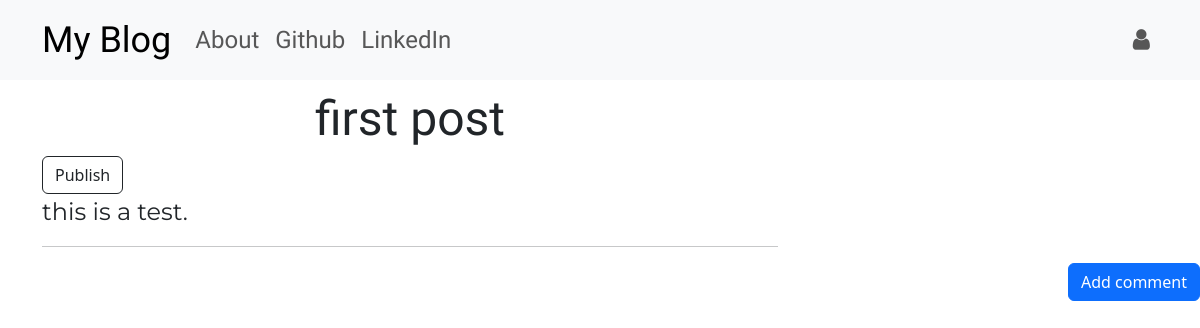
/post/1/, run on an earlier commit of the app's database.
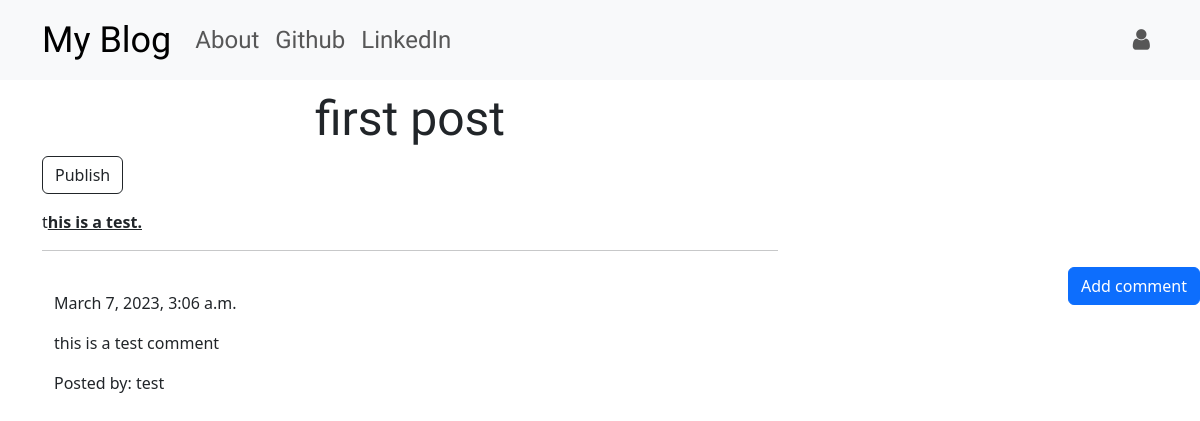
And on a later commit of the database.
### my_blog/models.py (models this page shows, shortened)
class Post(models.Model):
    author = models.ForeignKey('auth.User', on_delete=models.CASCADE)
    title = models.CharField(max_length=200)
    text = models.TextField()
    created_date = models.DateTimeField(default=timezone.now)
    published_date = models.DateTimeField(blank=True, null=True)

class Comment(models.Model):
    post = models.ForeignKey('my_blog.Post', related_name='comments', on_delete=models.CASCADE)
    author = models.CharField(max_length=200)
    text = models.TextField()
    created_date = models.DateTimeField(default=timezone.now())
    approved_comment = models.BooleanField(default=False)

### my_blog/views.py (the view)
# urls.py: path('post/<int:pk>/', views.PostDetailView.as_view(), name='post_detail'),
class PostDetailView(DetailView):
    model = Post

### my_blog/templates/my_blog/post_detail.html (shortened to what this page needs)
{% extends 'my_blog/base.html' %}
{% block content %}
<h1 class="posttitle loader">{{post.title}}</h1>
{% if post.published_date %}
  <div class="date postdate">
    {{ post.published_date }}
  </div>
{% else %}
  <a class="btn btn-outline-dark" href="{% url 'post_publish' pk=post.pk %}">Publish</a>
{% endif %}
<p class="postcontent">{{ post.text|safe|linebreaksbr}}</p>
<hr>
<a class="btn btn-primary btn-comment" href="{% url 'add_comment_to_post' pk=post.pk %}">Add comment</a>
<div class="container">
  {% for comment in post.comments.all %}
    <br>
    {% if user.is_authenticated or comment.approved_comment %}
      {{ comment.created_date }}
          <p>{{ comment.text|safe|linebreaks}}</p>
          <p>Posted by: {{ comment.author }}</p>
    {% endif %}
      {% empty %}
        <p>No Comments </p>
  {% endfor %}
</div>
{% endblock %}

### my_blog/templates/my_blog/base.html (shortened to what this page needs)
<!DOCTYPE html>
{% load static %}
<html lang="en">
<head>
<link href="https://cdn.jsdelivr.net/npm/bootstrap@5.3.0-alpha1/dist/css/bootstrap.min.css" rel="stylesheet">
  <link href="https://maxcdn.bootstrapcdn.com/font-awesome/4.7.0/css/font-awesome.min.css" rel="stylesheet">
<link rel="stylesheet" href="//cdn.jsdelivr.net/npm/medium-editor@latest/dist/css/medium-editor.min.css" type="text/css" media="screen" charset="utf-8">
  <link rel="stylesheet" href="{% static 'css/blog.css' %}">
</head>
<body class="loader">
  <nav class="navbar navbar-expand-lg bg-light techfont">
    <div class="container">
      <div class="navbar-nav align-items-center">
        <a class="navbar-brand bigbrand" href="{% url 'post_list' %}">My Blog</a>
        <a class="nav-item nav-link" href="{% url 'about' %}">About</a>
        <a class="nav-item nav-link" href="https://www.github.com">Github</a>
        <a class="nav-item nav-link" href="https://www.linkedin.com">LinkedIn</a>
      </div>
      <div class="navbar-nav align-items-center ml-auto">
        {% if user.is_authenticated %}
        <a class="nav-item nav-link" href="{% url 'post_new' %}">New Post</a>
        <a class="nav-item nav-link" href="{% url 'post_draft_list' %}">Drafts</a>
        <a class="nav-item nav-link" href="{% url 'logout' %}">Log Out</a>
        <a>Welcome: {{user.username}}</a>
        {% else %}
        <a class="nav-item nav-link" href="{% url 'login' %}" aria-label="Login"><span class="fa fa-user" aria-hidden="true"></span></a>
        {% endif %}
      </div>
    </div>
  </nav>
  <div class="content container">
    <div class="row">
      <div class="col-md-8">
        <div class="blog_posts">
          {% block content %}
          {% endblock %}
        </div>
      </div>
    </div>
  </div>
</body>
</html>

### my_blog/static/css/blog.css (style rules this page uses)
.techfont { font-family: 'Russo One', sans-serif; font-size: 1.5em; margin-bottom: 10px; }
.posttitle { font-family: 'Russo One', sans-serif; font-size: 3em; text-align: center; }
.postcontent { font-family: 'Montserrat'; font-size: 1.5em; }
.btn-comment { position: absolute; right: 0px; }
.bigbrand { font-size: 1.5em; }
.loader { filter:hue-rotate(0deg); color: linear-gradient(45deg,#0f8,#08f); animation:hue 5000ms infinite linear; }

What changed in the data, as far as the page shows it:
changed Post "first post": text "this is a test." → "t his is a test."
now on this page (row edited): Comment: created_date "March 7, 2023, 3:06 a.m.", text "this is a test comment", author "test"
